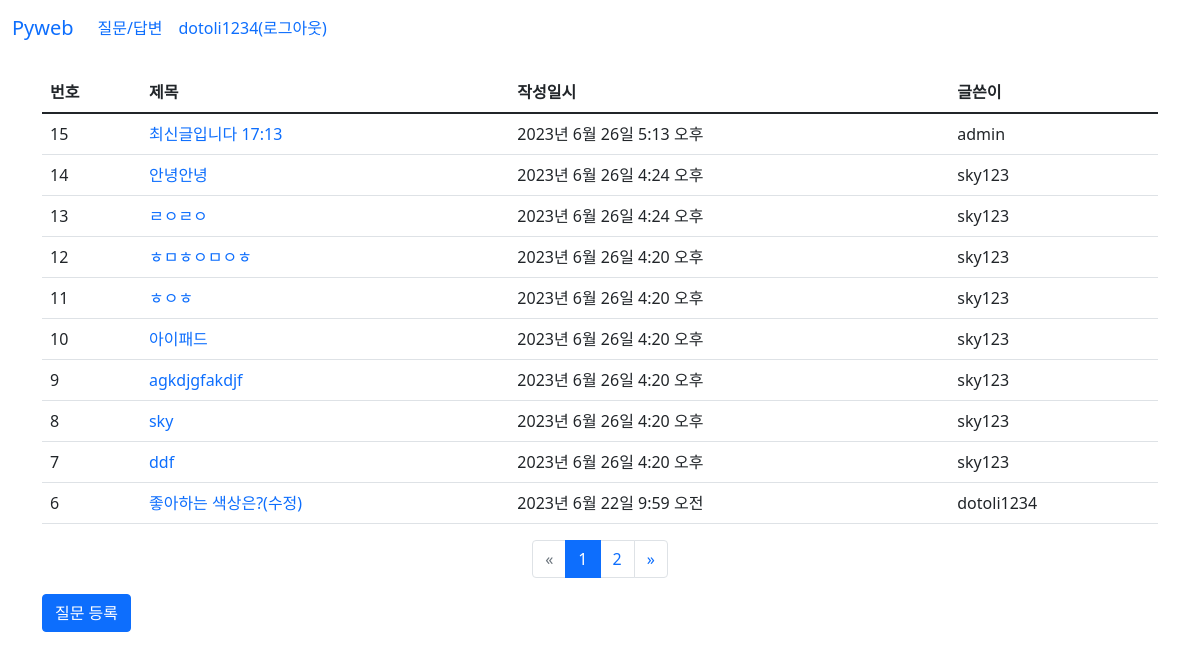
The page /board/ (signed in) on the database its author committed.
### board/models.py (models this page shows, shortened)
class Question(models.Model):
    author = models.ForeignKey(User,on_delete=models.CASCADE)
    subject = models.CharField(max_length=200)  #제목
    content = models.TextField()                #질문 내용
    create_date = models.DateTimeField()        #등록일
    modify_date = models.DateTimeField(null=True, blank=True) # Null을 허용한다.

### board/views.py (the view)
# urls.py: path('', views.question_list, name='question_list'),
def question_list(request):
    question_list = Question.objects.order_by('-create_date')  #내림차순
    page = request.GET.get('page', '1')
    paginator = Paginator(question_list, 10) #페이지당 게시글 -10
    page_obj = paginator.get_page(page)
    context = {'question_list': page_obj}
    return render(request, 'board/question_list.html', context)

### board/templatetags/board_filter.py (called while the page is built)
@register.filter
def sub(value,arg):
    return value - arg # 원래값 - 매개값 -> |sub:arg

### templates/board/question_list.html
{%  extends 'base.html' %}
{% load board_filter %}
{% block content %}
<div class="container my-3" xmlns="http://www.w3.org/1999/html">
    <section id ="question_list">
        <table class="table">
            <thead>
                <tr class="table-Primary">
                    <th>번호</th><th>제목</th><th>작성일시</th><th>글쓴이</th>
                </tr>
            </thead>
            <tbody>
                {% if question_list %}
                    {% for question in question_list %}
                    <tr>
                        <td> {{ question_list.paginator.count|sub:question_list.start_index|sub:forloop.counter0|add:1 }}   </td>
                        <td>
                            <a href="{% url 'board:detail' question.id %}">{{  question.subject }}</a>
                        </td>
                        <td>
                            {{  question.create_date }}
                        </td>
                        <td>{{ question.author }}</td>
                    </tr>
                    {%  endfor %}
                {% else %}
                    <tr>
                        <td>질문이 없습니다.</td>
                    </tr>
                {% endif %}
            </tbody>
        </table>
        <ul class="pagination justify-content-center">
            {% if question_list.has_previous %}
             <li class="page-item">
                <a class="page-link disabled" href="?page={{ question_list.previous_page_number }}">
                    &laquo;
                </a>
            </li>
            {% else %}
                <li class="page-item disabled">
                    <a class="page-link" href="">&laquo;</a>
                </li>
            {% endif %}
            {% for page_number in question_list.paginator.page_range %}
                {% if page_number == question_list.number %}
            <li class="page-item active">
                    <a class="page-link" href="?page={{ page_number }}">
                        {{ page_number }}
                    </a>
            </li>
           {% else %}
            <li class="page-item">
                <a class="page-link" href="?page={{ page_number }}">
                    {{ page_number }}
                </a>
            </li>
            {% endif %}
            {% endfor %}
            {% if question_list.has_next %}
             <li class="page-item ">
                <a class="page-link"
                   href="?page={{ question_list.next_page_number }}"> &raquo;    </a>
            </li>
            {% else %}
                <li class="page-item disabled">
                    <a class="page-link" href="">&raquo;</a>
                </li>
            {% endif %}
        </ul>
    <a href="{% url 'board:question_create' %}"
        class="btn btn-primary">질문 등록</a>
    </section>
</div>
{% endblock %}

### templates/navbar.html (shortened to what this page needs)
<nav class="navbar navbar-expand-lg bg-body-tertiary">
  <div class="container-fluid">
    <a class="navbar-brand" href="/">Pyweb</a>
    <div class="collapse navbar-collapse" id="navbarSupportedContent">
      <ul class="navbar-nav me-auto mb-2 mb-lg-0">
        <li class="nav-item">
          <a class="nav-link active" aria-current="page" href="/board">질문/답변</a>
        </li>
        <li class="nav-item">
            {% if user.is_authenticated %}
          <a class="nav-link" href="{% url 'common:logout' %}">
              {{ user.username }}(로그아웃)</a>
            {% else %}
          <a class="nav-link" href="{% url 'common:login' %}">로그인</a>
            {% endif %}
        </li>
      </ul>
    </div>
  </div>
</nav>

### static/board/css/style.css (style rules this page uses)
a { text-decoration : none; }

### rows shown on the page
Question: paginator.count|sub "15", subject "최신글입니다 17:13", create_date "2023년 6월 26일 5:13 오후", author "admin"
Question: paginator.count|sub "14", subject "안녕안녕", create_date "2023년 6월 26일 4:24 오후", author "sky123"
Question: paginator.count|sub "13", subject "ㄹㅇㄹㅇ", create_date "2023년 6월 26일 4:24 오후", author "sky123"
Question: paginator.count|sub "12", subject "ㅎㅁㅎㅇㅁㅇㅎ", create_date "2023년 6월 26일 4:20 오후", author "sky123"
Question: paginator.count|sub "11", subject "ㅎㅇㅎ", create_date "2023년 6월 26일 4:20 오후", author "sky123"
Question: paginator.count|sub "10", subject "아이패드", create_date "2023년 6월 26일 4:20 오후", author "sky123"
Question: paginator.count|sub "9", subject "agkdjgfakdjf", create_date "2023년 6월 26일 4:20 오후", author "sky123"
Question: paginator.count|sub "8", subject "sky", create_date "2023년 6월 26일 4:20 오후", author "sky123"
Question: paginator.count|sub "7", subject "ddf", create_date "2023년 6월 26일 4:20 오후", author "sky123"
Question: paginator.count|sub "6", subject "좋아하는 색상은?(수정)", create_date "2023년 6월 22일 9:59 오전", author "dotoli1234"

### other values the page prints
{{ user.username }} "dotoli1234"
{{ page_number }} "1"
{{ page_number }} "2"
